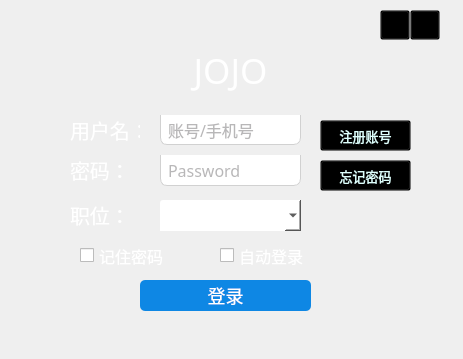
<?xml version="1.0" encoding="UTF-8"?>
<ui version="4.0">
 <class>LoginInterface</class>
 <widget class="QWidget" name="LoginInterface">
  <property name="enabled">
   <bool>true</bool>
  </property>
  <property name="geometry">
   <rect>
    <x>0</x>
    <y>0</y>
    <width>463</width>
    <height>359</height>
   </rect>
  </property>
  <property name="windowTitle">
   <string>LoginInterface</string>
  </property>
  <property name="styleSheet">
   <string notr="true"/>
  </property>
  <widget class="QFrame" name="frame">
   <property name="geometry">
    <rect>
     <x>10</x>
     <y>10</y>
     <width>430</width>
     <height>321</height>
    </rect>
   </property>
   <property name="styleSheet">
    <string notr="true">*{

	font-family:century gothic;
	font-size:16px
}

#frame
{
background-image: url(:/icon/背景图片.png);
}
QFrame
{
    border-top-left-radius:15px;
	border-bottom-right-radius:15px;
	font: 9pt &quot;黑体&quot;;
font-size:20px;
}

QLabel
{
	color:white;

}





QLineEdit
{
background:transparent;
border:none;
color:#717072;
border-bottom:1px solid#717072;
}

QCheckBox
{
	color:white;
}


</string>
   </property>
   <property name="frameShape">
    <enum>QFrame::StyledPanel</enum>
   </property>
   <property name="frameShadow">
    <enum>QFrame::Raised</enum>
   </property>
   <widget class="QLineEdit" name="ID">
    <property name="geometry">
     <rect>
      <x>150</x>
      <y>105</y>
      <width>141</width>
      <height>30</height>
     </rect>
    </property>
    <property name="styleSheet">
     <string notr="true">QLineEdit
{
    background:white;
    padding-left:5px ;
    padding-top:1px ;
    border-bottom-left-radius:7px;
    border-bottom-right-radius:7px;
    border: 1px solid rgb(209 , 209 , 209);
    border-top:transparent;
}
QLineEdit:hover
{
    padding-top:0px ;
    border: 1px solid rgb(21 , 131 , 221);
}</string>
    </property>
    <property name="text">
     <string/>
    </property>
    <property name="placeholderText">
     <string>账号/手机号</string>
    </property>
   </widget>
   <widget class="QPushButton" name="logIn">
    <property name="geometry">
     <rect>
      <x>130</x>
      <y>270</y>
      <width>171</width>
      <height>31</height>
     </rect>
    </property>
    <property name="styleSheet">
     <string notr="true">QPushButton
{
    color:white;
  
background-color:rgb(14 , 135 , 228);
font: 9pt &quot;黑体&quot;;
    border-radius:5px;font-size:18px;
}

QPushButton:hover
{
    color:white;
    background-color:rgb(44 , 137 , 255);
}

QPushButton:pressed
{
    color:white;
      background-color:rgb(14 , 150 , 254);
    padding-left:3px;
    padding-top:3px;
}
</string>
    </property>
    <property name="text">
     <string>登录</string>
    </property>
   </widget>
   <widget class="QCheckBox" name="rememberKey">
    <property name="geometry">
     <rect>
      <x>70</x>
      <y>230</y>
      <width>91</width>
      <height>31</height>
     </rect>
    </property>
    <property name="text">
     <string>记住密码</string>
    </property>
   </widget>
   <widget class="QLineEdit" name="Key">
    <property name="geometry">
     <rect>
      <x>150</x>
      <y>145</y>
      <width>141</width>
      <height>31</height>
     </rect>
    </property>
    <property name="styleSheet">
     <string notr="true">QLineEdit
{
    background:white;
    padding-left:5px ;
    padding-top:1px ;
    border-bottom-left-radius:7px;
    border-bottom-right-radius:7px;
    border: 1px solid rgb(209 , 209 , 209);
    border-top:transparent;
}
QLineEdit:hover
{
    padding-top:0px ;
    border: 1px solid rgb(21 , 131 , 221);
}</string>
    </property>
    <property name="text">
     <string/>
    </property>
    <property name="echoMode">
     <enum>QLineEdit::Password</enum>
    </property>
    <property name="placeholderText">
     <string>Password</string>
    </property>
   </widget>
   <widget class="QLabel" name="userID">
    <property name="geometry">
     <rect>
      <x>60</x>
      <y>100</y>
      <width>70</width>
      <height>40</height>
     </rect>
    </property>
    <property name="text">
     <string>用户名：</string>
    </property>
   </widget>
   <widget class="QLabel" name="userKey">
    <property name="geometry">
     <rect>
      <x>60</x>
      <y>145</y>
      <width>61</width>
      <height>30</height>
     </rect>
    </property>
    <property name="text">
     <string>密码：</string>
    </property>
   </widget>
   <widget class="QCheckBox" name="autLog">
    <property name="geometry">
     <rect>
      <x>210</x>
      <y>230</y>
      <width>121</width>
      <height>31</height>
     </rect>
    </property>
    <property name="text">
     <string>自动登录</string>
    </property>
   </widget>
   <widget class="QLabel" name="mallName">
    <property name="geometry">
     <rect>
      <x>110</x>
      <y>30</y>
      <width>221</width>
      <height>61</height>
     </rect>
    </property>
    <property name="styleSheet">
     <string notr="true">QLabel
{
	color:white;
font-size:35px;
}</string>
    </property>
    <property name="text">
     <string>JOJO</string>
    </property>
    <property name="alignment">
     <set>Qt::AlignCenter</set>
    </property>
   </widget>
   <widget class="QPushButton" name="registAccount">
    <property name="geometry">
     <rect>
      <x>310</x>
      <y>110</y>
      <width>91</width>
      <height>31</height>
     </rect>
    </property>
    <property name="styleSheet">
     <string notr="true">QPushButton
{
    color:rgb(222, 255, 253);font: 9pt &quot;黑体&quot;;
    background-color:transparent;
font-size:13px;
}

QPushButton:hover
{
    color:rgb(97 , 179 , 246);
}
</string>
    </property>
    <property name="text">
     <string>注册账号</string>
    </property>
   </widget>
   <widget class="QPushButton" name="forgetPassword">
    <property name="geometry">
     <rect>
      <x>310</x>
      <y>150</y>
      <width>91</width>
      <height>31</height>
     </rect>
    </property>
    <property name="styleSheet">
     <string notr="true">QPushButton
{
     color:rgb(222, 255, 253);font: 9pt &quot;黑体&quot;;
    background-color:transparent;
font-size:13px;
}

QPushButton:hover
{
    color:rgb(97 , 179 , 246);
}

QPushButton:pressed
{
    color:rgb(0 , 109 , 176);
}
</string>
    </property>
    <property name="text">
     <string>忘记密码</string>
    </property>
   </widget>
   <widget class="QPushButton" name="closeLogInWindow">
    <property name="geometry">
     <rect>
      <x>400</x>
      <y>0</y>
      <width>30</width>
      <height>30</height>
     </rect>
    </property>
    <property name="styleSheet">
     <string notr="true">QPushButton
{
background:transparent;
image: url(:/icon/close.png);
}
QPushButton:hover
{
image: url(:/icon/close_hover.png);
}
QPushButton:pressed
{
image: url(:/icon/close_press.png);
}</string>
    </property>
    <property name="text">
     <string/>
    </property>
   </widget>
   <widget class="QPushButton" name="arrowcloseLogInWindow">
    <property name="geometry">
     <rect>
      <x>370</x>
      <y>0</y>
      <width>30</width>
      <height>30</height>
     </rect>
    </property>
    <property name="styleSheet">
     <string notr="true">QPushButton:hover
{
image: url(:/icon/min_hover.bmp);
}
QPushButton:pressed
{
image: url(:/icon/min_press.bmp);
}
QPushButton
{
background:transparent;
image: url(:/icon/min_.png);
}</string>
    </property>
    <property name="text">
     <string/>
    </property>
    <property name="iconSize">
     <size>
      <width>30</width>
      <height>30</height>
     </size>
    </property>
   </widget>
   <widget class="QLabel" name="userKey_2">
    <property name="geometry">
     <rect>
      <x>60</x>
      <y>190</y>
      <width>61</width>
      <height>30</height>
     </rect>
    </property>
    <property name="text">
     <string>职位：</string>
    </property>
   </widget>
   <widget class="QComboBox" name="jobPosition">
    <property name="geometry">
     <rect>
      <x>150</x>
      <y>190</y>
      <width>141</width>
      <height>31</height>
     </rect>
    </property>
    <property name="styleSheet">
     <string notr="true">QComboBox
{
    background:white;
    padding-left:5px ;
    border-top-left-radius:3px;
    border-top-right-radius:3px;
}
QComboBox:hover
{
    border: 1px solid rgb(21 , 131 , 221);
}
QComboBox QAbstractItemView::item
{
	background:white;
    height:40px;
}
</string>
    </property>
   </widget>
   <zorder>ID</zorder>
   <zorder>logIn</zorder>
   <zorder>rememberKey</zorder>
   <zorder>Key</zorder>
   <zorder>userID</zorder>
   <zorder>userKey</zorder>
   <zorder>autLog</zorder>
   <zorder>mallName</zorder>
   <zorder>registAccount</zorder>
   <zorder>forgetPassword</zorder>
   <zorder>userKey_2</zorder>
   <zorder>jobPosition</zorder>
   <zorder>arrowcloseLogInWindow</zorder>
   <zorder>closeLogInWindow</zorder>
  </widget>
 </widget>
 <layoutdefault spacing="6" margin="11"/>
 <resources>
  <include location="../../image/image.qrc"/>
 </resources>
 <connections/>
</ui>
